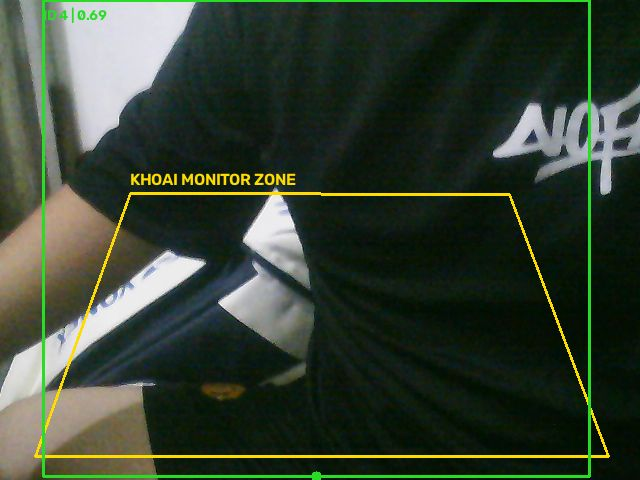
#> input picture data/camera_evidence/2b84868be7a84a4e8908c51c127a1479.jpg, 640 x 480 px
$ python draw_zone.py --image ../data/camera_evidence/2b84868be7a84a4e8908c51c127a1479.jpg
#> lines starting #> are read from the running program, lines starting #| are printed output that depends on the picture
### ai/envfile.py
"""Nạp file .env bằng thư viện chuẩn (không cần python-dotenv).

Trước đây `.env.example` có nhưng KHÔNG có đoạn code nào đọc `.env`, nên đặt
`CAMERA_INDEX=1` trong .env không có tác dụng. Hàm này được gọi trong
`ai/__init__.py` và `backend/__init__.py` để mọi cấu hình có hiệu lực ngay từ đầu.

Biến môi trường đã có sẵn trong shell luôn được ưu tiên hơn giá trị trong .env.
"""
from __future__ import annotations

import os
from pathlib import Path

PROJECT_ROOT = Path(__file__).resolve().parents[1]


# [17 lines left out: function _parse_line, not called in this run]


def load_env_file(path: str | os.PathLike[str] | None = None, override: bool = False) -> list[str]:
    """Đọc file .env; trả về danh sách tên biến đã nạp."""
#> called with override = False
    candidates = [Path(path)] if path else [PROJECT_ROOT / ".env", Path.cwd() / ".env"]
    loaded: list[str] = []
    seen: set[Path] = set()
    for candidate in candidates:
        try:
            candidate = candidate.resolve()
        except OSError:
            continue
        if candidate in seen or not candidate.is_file():
            continue
        seen.add(candidate)
        try:
            text = candidate.read_text(encoding="utf-8-sig")  # utf-8-sig: chịu được BOM của Notepad
        except OSError:
            continue
        for raw in text.splitlines():
            parsed = _parse_line(raw)
            if parsed is None:
                continue
            key, value = parsed
            if override or key not in os.environ:
                os.environ[key] = value
                loaded.append(key)
    return loaded

### ai/person_detector.py
"""KhoAI vision pipeline: camera USB -> YOLO person + ByteTrack -> luật vùng cấm.

Viết lại (v0.3.0). Những lỗi gốc đã sửa:

CAMERA
  * Bản cũ chỉ đọc camera khi có người mở luồng /stream, nhưng giao diện chỉ mở luồng khi
    `usb_available` = True, mà `usb_available` chỉ True sau khi đã đọc camera => vòng lặp chết,
    camera không bao giờ được mở từ dashboard. Giờ có luồng nền tự mở camera (start()).
  * Dò camera tự động (ưu tiên camera USB ngoài), thử nhiều backend, bỏ frame khởi động.
  * 1 luồng đọc camera liên tục (luôn lấy frame mới nhất, không bị trễ) + 1 luồng chạy AI;
    nhiều trình duyệt xem cùng lúc không còn làm AI chạy lặp và rối ID.

VÙNG CẤM
  * Người không có track ID (ByteTrack chưa gán) trước đây bị bỏ qua hoàn toàn -> không báo đỏ.
  * Người đứng sát camera bị cắt chân ở đáy khung: điểm chân = đáy khung hình nằm NGOÀI đa giác
    -> không báo đỏ dù cả người ở trong vùng. Giờ dò thêm phần thân dưới khi chân bị cắt.
  * Vẽ vùng/nhãn lên frame TRƯỚC khi đưa cho YOLO -> đã đổi: AI nhìn frame sạch, vẽ sau.
  * Báo đỏ "chớp tắt" vì bounding box rung: thêm trễ (hysteresis) vào/ra theo số frame.
  * Box nhỏ vô lý (ghế, bóng, vật thể bị nhận nhầm là người) bị lọc theo chiều cao tối thiểu.
  * draw_zone.py vẽ ở độ phân giải gốc của camera còn detector ép 640x480 -> lệch khung nhìn.
    Giờ dùng chung một hàm mở camera và lưu kèm kích thước khung (frame_size) để cảnh báo khi lệch.
  * File zone.json được nạp lại tự động khi thay đổi (bản cũ chỉ đọc lúc khởi động).

Track ID là ID theo dõi tạm thời, không phải danh tính. Gắn thẻ <-> người phải do người vận hành xác nhận.
"""
from __future__ import annotations

import json
import logging
import os
import threading
import time
import uuid
from collections import deque
from datetime import datetime
from pathlib import Path
from typing import Any, Sequence
from zoneinfo import ZoneInfo

import cv2
import numpy as np

from .camera_utils import AUTO, OpenedCamera, open_camera, parse_camera_source

logger = logging.getLogger(__name__)
AI_DIR = Path(__file__).resolve().parent
ZONE_FILE = Path(os.getenv("KHOAI_ZONE_FILE", str(AI_DIR / "zone.json")))
BUSINESS_TZ = ZoneInfo(os.getenv("BUSINESS_TIMEZONE", "Asia/Ho_Chi_Minh"))
DEFAULT_ZONE: tuple[tuple[float, float], ...] = (
    (0.20, 0.40), (0.80, 0.40), (0.95, 0.95), (0.05, 0.95),
)
MAX_EVENTS = 100
EVIDENCE_DIR = Path(os.getenv("KHOAI_CAMERA_EVIDENCE_DIR", str(AI_DIR.parent / "data" / "camera_evidence")))
HEATMAP_WIDTH = 80
HEATMAP_HEIGHT = 60


def _env_float(name: str, default: float, minimum: float = 0.0) -> float:
    try:
        return max(minimum, float(os.getenv(name, str(default))))
    except ValueError:
        return default


def _env_int(name: str, default: int, minimum: int = 0) -> int:
    return int(_env_float(name, default, minimum))


HEATMAP_HALF_LIFE_SECONDS = _env_float("KHOAI_HEATMAP_HALF_LIFE", 45.0, 5.0)
MAX_EVIDENCE_FILES = _env_int("KHOAI_CAMERA_EVIDENCE_MAX_FILES", 500, 50)


DWELL_SECONDS = _env_float("KHOAI_DWELL_SECONDS", 30.0, 1.0)
CONFIDENCE = min(0.95, max(0.1, _env_float("KHOAI_CONFIDENCE", 0.35)))
IMAGE_SIZE = _env_int("KHOAI_IMAGE_SIZE", 640, 320)
FRAME_WIDTH = _env_int("KHOAI_FRAME_WIDTH", 640, 320)
FRAME_HEIGHT = _env_int("KHOAI_FRAME_HEIGHT", 480, 240)
CAMERA_FOURCC = os.getenv("KHOAI_CAMERA_FOURCC", "MJPG").strip().upper() or None
if CAMERA_FOURCC in {"NONE", "OFF", "0"}:
    CAMERA_FOURCC = None
AI_DEVICE = os.getenv("KHOAI_AI_DEVICE", "cpu")
YOLO_WEIGHTS = os.getenv("KHOAI_YOLO_MODEL", "yolov8n.pt")

# Luật xác định "người ở trong vùng"
ZONE_MODE = os.getenv("KHOAI_ZONE_MODE", "foot").strip().lower()  # foot | center | overlap
if ZONE_MODE not in {"foot", "center", "overlap"}:
    ZONE_MODE = "foot"
ZONE_OVERLAP_MIN = min(1.0, _env_float("KHOAI_ZONE_OVERLAP", 0.30))        # chỉ dùng cho mode overlap
TRUNCATED_FALLBACK = os.getenv("KHOAI_TRUNCATED_FALLBACK", "1") != "0"      # xử lý chân bị cắt ở đáy khung
ENTER_FRAMES = _env_int("KHOAI_ENTER_FRAMES", 2, 1)    # số frame liên tiếp "ở trong" để xác nhận vào vùng
EXIT_FRAMES = _env_int("KHOAI_EXIT_FRAMES", 4, 1)      # số frame liên tiếp "ở ngoài" để xác nhận rời vùng
LOST_FRAMES = _env_int("KHOAI_LOST_FRAMES", 20, 1)     # track mất bao nhiêu frame thì coi như đã biến mất
MIN_BOX_HEIGHT_RATIO = _env_float("KHOAI_MIN_BOX_HEIGHT", 0.08)  # lọc box quá nhỏ (tỉ lệ chiều cao khung)
AUTH_TTL_SECONDS = _env_float("KHOAI_AUTH_TTL_SECONDS", 300.0, 5.0)
CAMERA_SCAN_MAX = _env_int("KHOAI_CAMERA_SCAN_MAX", 5, 0)

RED, GREEN, YELLOW = (0, 0, 255), (40, 220, 40), (0, 220, 255)


# --------------------------------------------------------------------------------------
# Vùng cấm: nạp / lưu / kiểm tra
# --------------------------------------------------------------------------------------
def validate_zone(zone: Sequence[tuple[float, float]]) -> None:
    if len(zone) < 3:
        raise ValueError("Vùng giám sát cần ít nhất 3 điểm.")
    if any(not (0.0 <= x <= 1.0 and 0.0 <= y <= 1.0) for x, y in zone):
        raise ValueError("Tọa độ vùng phải nằm trong khoảng 0–1.")
    area = 0.0
    for i, (x1, y1) in enumerate(zone):
        x2, y2 = zone[(i + 1) % len(zone)]
        area += x1 * y2 - x2 * y1
    if abs(area) / 2 < 0.002:
        raise ValueError("Vùng quá nhỏ hoặc các điểm thẳng hàng; hãy chọn lại các điểm.")


def load_zone_file(path: Path | None = None) -> tuple[tuple[tuple[float, float], ...], tuple[int, int] | None]:
    """Trả về (các điểm chuẩn hóa, frame_size lúc vẽ hoặc None)."""
    path = path or ZONE_FILE
    if not path.is_file():
        return DEFAULT_ZONE, None
    try:
        data = json.loads(path.read_text(encoding="utf-8-sig"))
        points = data.get("points", data) if isinstance(data, dict) else data
        zone = tuple((float(p[0]), float(p[1])) for p in points)
        validate_zone(zone)
        size = None
        if isinstance(data, dict) and data.get("frame_size"):
            size = (int(data["frame_size"][0]), int(data["frame_size"][1]))
        return zone, size
    except (OSError, ValueError, TypeError, KeyError, IndexError, json.JSONDecodeError) as exc:
        logger.warning("Không đọc được file vùng %s (%s); dùng vùng mặc định", path, exc)
        return DEFAULT_ZONE, None


# [11 lines left out: function save_zone_file, not called in this run]


def zone_to_pixels(zone: Sequence[tuple[float, float]], width: int, height: int) -> np.ndarray:
    """Chuẩn hóa -> pixel (float32). Cùng công thức (w-1, h-1) với draw_zone.py."""
    return np.asarray([(x * (width - 1), y * (height - 1)) for x, y in zone], dtype=np.float32)


def _inside(poly: np.ndarray, x: float, y: float) -> bool:
    return cv2.pointPolygonTest(poly, (float(x), float(y)), False) >= 0


# [29 lines left out: function is_box_in_zone, not called in this run]


# --------------------------------------------------------------------------------------
# CameraDetector
# --------------------------------------------------------------------------------------
class CameraDetector:
    """Chủ sở hữu duy nhất của camera. Dùng start() để chạy nền; stream/status chỉ đọc kết quả."""

    def __init__(self, camera_index: int | str | None = None,
                 zone: Sequence[tuple[float, float]] | None = None, *, model: Any | None = None) -> None:
        # ---- cấu hình camera ----
        raw_source = os.getenv("CAMERA_INDEX", AUTO) if camera_index is None else camera_index
        self._source_spec: int | str = parse_camera_source(raw_source)
        # ---- vùng ----
        loaded_zone, loaded_size = load_zone_file()
        self.zone: tuple[tuple[float, float], ...] = tuple((float(x), float(y)) for x, y in (zone or loaded_zone))
        validate_zone(self.zone)
        self._zone_frame_size: tuple[int, int] | None = None if zone else loaded_size
        self._zone_mtime = self._file_mtime()
        self._zone_check_at = 0.0
        self._zone_mask_cache: tuple[tuple[int, int, tuple], np.ndarray] | None = None
        # ---- đồng bộ & luồng ----
        self._lock = threading.RLock()                  # bảo vệ trạng thái nghiệp vụ
        self._life_lock = threading.Lock()              # start/stop
        self._stop = threading.Event()
        self._threads: list[threading.Thread] = []
        self._raw_cond = threading.Condition()
        self._raw: np.ndarray | None = None
        self._raw_seq = 0
        self._last_raw_at = float("-inf")
        self._capture_last_tick = 0.0
        self._capture_fps = 0.0
        self._process_latency_ms = 0.0
        self._detection_count = 0
        self._out_cond = threading.Condition()
        self._out_jpeg: bytes | None = None
        self._out_seq = 0
        # ---- model ----
        self._model: Any | None = model
        self._model_error: str | None = None
        self._model_loading = False
        self._tracking_enabled = True
        # ---- trạng thái camera ----
        self._camera_info: OpenedCamera | None = None
        self._camera_error: str | None = None
        self._fps = 0.0
        # ---- trạng thái theo dõi ----
        self._track_state: dict[int, dict[str, int | bool]] = {}
        self._inside_since: dict[int, float] = {}
        self._authorized_tracks: dict[int, dict[str, Any]] = {}
        self._dwell_alerted: set[int] = set()
        self._events: deque[dict[str, Any]] = deque(maxlen=MAX_EVENTS)
        # Heatmap mật độ vị trí người, lưới thấp để nhẹ CPU/RAM; suy giảm theo thời gian.
        self._heatmap = np.zeros((HEATMAP_HEIGHT, HEATMAP_WIDTH), dtype=np.float32)
        self._heatmap_last_tick = time.monotonic()
        self.person_in_zone = False
        self.tracked_person_ids: list[int] = []
        self.last_event: dict[str, Any] | None = None
        self.last_frame_at: str | None = None
        self._zone_warning: str | None = None

    # ---------------------------------------------------------------- vòng đời
    # [34 lines left out: functions start, stop, not called in this run]

    close = stop  # tương thích tên cũ

    @property
    def running(self) -> bool:
        return any(t.is_alive() for t in self._threads)

    # [9 lines left out: function set_camera_source, not called in this run]

    # ---------------------------------------------------------------- vùng cấm
    @staticmethod
    def _file_mtime() -> float | None:
        try:
            return ZONE_FILE.stat().st_mtime
        except OSError:
            return None

    # [52 lines left out: functions _reset_tracking, set_zone, _maybe_reload_zone, _zone_mask, associate_card, not called in this run]

    def revoke_track(self, track_id: int) -> None:
        with self._lock:
            self._authorized_tracks.pop(int(track_id), None)

    def get_events(self, limit: int = 30) -> list[dict[str, Any]]:
        with self._lock:
            return [dict(event) for event in list(self._events)[:max(1, min(limit, MAX_EVENTS))]]

    # [105 lines left out: functions _emit, _attach_evidence, heatmap_jpeg, status, wait_for_frame, not called in this run]

    def latest_jpeg(self) -> bytes | None:
        with self._out_cond:
            return self._out_jpeg

    # [298 lines left out: functions snapshot_jpeg, read_jpeg, _capture_loop, _publish_raw, _load_model, _process_loop and 5 more, not called in this run]


detector = CameraDetector()

### ai/camera_utils.py
"""Mở camera USB ngoài một cách bền vững (Windows / Linux / macOS).

Các lỗi của bản cũ mà module này xử lý:
  * Chỉ thử một index (mặc định 0). Máy laptop có webcam trong -> webcam USB ngoài thường là
    index 1 hoặc 2. Giờ có chế độ `auto` (ưu tiên camera ngoài) và công cụ `python -m ai.list_cameras`.
  * Chỉ thử CAP_DSHOW. Giờ thử lần lượt DSHOW -> MSMF -> mặc định (Windows), V4L2 -> mặc định (Linux).
  * Không bỏ vài frame đầu: nhiều webcam trả frame đen/None ngay sau khi mở -> bị coi là "mất camera".
  * Không yêu cầu MJPG: webcam USB 2.0 ở dạng YUY2 chạy rất chậm/không mở được ở 640x480 trên vài máy.
  * Cho phép đưa URL (RTSP/HTTP) hoặc đường dẫn thiết bị (/dev/video2) thay vì số.
"""
from __future__ import annotations

import logging
import os
import sys
import time
from dataclasses import dataclass
from pathlib import Path
from typing import Any, Iterable

# Phải đặt TRƯỚC khi import cv2: MSMF trên Windows có thể mất hàng chục giây để mở camera nếu bật HW transform.
os.environ.setdefault("OPENCV_VIDEOIO_MSMF_ENABLE_HW_TRANSFORMS", "0")

import cv2  # noqa: E402
import numpy as np  # noqa: E402

logger = logging.getLogger(__name__)
AUTO = "auto"


@dataclass
class OpenedCamera:
    capture: cv2.VideoCapture
    source: int | str
    backend: str
    width: int
    height: int
    first_frame: np.ndarray

    def describe(self) -> str:
        return f"{self.source} ({self.backend}, {self.width}x{self.height})"


def parse_camera_source(value: Any) -> int | str:
    """'auto'/'' -> AUTO, '1' -> 1, 'rtsp://...' hoặc '/dev/video2' -> chuỗi nguyên bản."""
    if value is None:
        return AUTO
    if isinstance(value, bool):
        return AUTO
    if isinstance(value, int):
        return max(0, value)
    text = str(value).strip().strip('"').strip("'")
    if text == "" or text.lower() in {AUTO, "usb", "external"}:
        return AUTO
    if text.isdigit():
        return int(text)
    return text


# [128 lines left out: functions _backends, _read_valid_frame, _try_open, _scan_order, open_camera, list_cameras, not called in this run]

### ai/draw_zone.py
"""Vẽ vùng cấm bằng chuột và lưu vào ai/zone.json (tọa độ chuẩn hóa 0–1 + kích thước khung).

Ba cách chạy:
  1) Mở camera trực tiếp (phải TẮT server trước):
        python -m ai.draw_zone
  2) Lấy ảnh từ server đang chạy rồi gửi vùng lên server (KHÔNG cần tắt server, khung nhìn khớp 100%):
        python -m ai.draw_zone --server http://127.0.0.1:3000
  3) Vẽ trên một ảnh có sẵn:
        python -m ai.draw_zone --image anh_kho.jpg

Phím: chuột trái = thêm điểm | U = bỏ điểm cuối | C = xóa hết | S = lưu | Q/Esc = thoát.
Mẹo: vẽ vùng theo MẶT SÀN (nơi chân người chạm đất), không vẽ theo chiều cao người.
"""
from __future__ import annotations

import argparse
import json
import sys
import urllib.error
import urllib.request
from pathlib import Path

ROOT = Path(__file__).resolve().parents[1]
if str(ROOT) not in sys.path:
    sys.path.insert(0, str(ROOT))

import cv2  # noqa: E402
import numpy as np  # noqa: E402

from ai.camera_utils import open_camera, parse_camera_source  # noqa: E402
from ai.person_detector import (FRAME_HEIGHT, FRAME_WIDTH, CAMERA_FOURCC, ZONE_FILE, load_zone_file,  # noqa: E402
                                save_zone_file, validate_zone)

WINDOW = "KhoAI - Ve vung cam"
points: list[tuple[int, int]] = []


def on_mouse(event, x, y, flags, param):
    if event == cv2.EVENT_LBUTTONDOWN:
        points.append((x, y))


# [15 lines left out: functions fetch_snapshot, push_zone, not called in this run]


def main() -> None:
    parser = argparse.ArgumentParser(description="Vẽ vùng cấm KhoAI")
    parser.add_argument("--server", help="URL server đang chạy, ví dụ http://127.0.0.1:3000")
    parser.add_argument("--image", help="vẽ trên ảnh có sẵn thay vì camera")
    parser.add_argument("--camera", help="index/URL camera (mặc định lấy từ CAMERA_INDEX, auto nếu không đặt)")
    args = parser.parse_args()

    import os
    cam = None
    static_frame: np.ndarray | None = None
    if args.image:
        static_frame = cv2.imread(args.image)
#> static_frame is the input picture: shape (480, 640, 3); mean B, G, R 49.5, 64.5, 53.3
        if static_frame is None:
            raise SystemExit(f"Không đọc được ảnh {args.image}")
    elif not args.server:
        source = parse_camera_source(args.camera if args.camera is not None else os.getenv("CAMERA_INDEX", "auto"))
        cam = open_camera(source, width=FRAME_WIDTH, height=FRAME_HEIGHT, fourcc=CAMERA_FOURCC)
        if cam is None:
            raise SystemExit("Không mở được camera. Tắt server KhoAI (nếu đang chạy), chạy `python -m ai.list_cameras` "
                             "để tìm index đúng, hoặc dùng --server để lấy ảnh từ server đang chạy.")
        print(f"Đã mở camera {cam.describe()}")

    saved_zone, _ = load_zone_file()
    cv2.namedWindow(WINDOW)
    cv2.setMouseCallback(WINDOW, on_mouse)
    frame = static_frame
    tick = 0
    try:
        while True:
            if cam is not None:
                ok, f = cam.capture.read()
                if ok and f is not None:
                    frame = f
            elif args.server:
                if tick % 6 == 0:  # ~ mỗi 0,3 giây
                    f = fetch_snapshot(args.server)
                    if f is not None:
                        frame = f
                tick += 1
            if frame is None:
                blank = np.zeros((240, 640, 3), np.uint8)
                cv2.putText(blank, "Dang cho anh tu camera/server...", (20, 120), cv2.FONT_HERSHEY_SIMPLEX, 0.7,
                            (255, 255, 255), 2)
                cv2.imshow(WINDOW, blank)
                if cv2.waitKey(100) & 0xFF in (ord("q"), 27):
                    break
                continue
            h, w = frame.shape[:2]
#> h = 480; w = 640
            preview = frame.copy()
            old = np.asarray([(round(x * (w - 1)), round(y * (h - 1))) for x, y in saved_zone], np.int32)
            cv2.polylines(preview, [old.reshape(-1, 1, 2)], True, (160, 160, 160), 1)  # vùng đã lưu (xám mảnh)
            for p in points:
                cv2.circle(preview, p, 5, (0, 255, 255), -1)
            if len(points) >= 2:
                cv2.polylines(preview, [np.asarray(points, np.int32).reshape(-1, 1, 2)], len(points) >= 3,
                              (0, 0, 255) if len(points) >= 3 else (0, 255, 255), 2)
            cv2.putText(preview, f"{w}x{h} | {len(points)} diem | Click | U undo | C clear | S save | Q quit",
                        (10, 24), cv2.FONT_HERSHEY_SIMPLEX, 0.55, (255, 255, 255), 2, cv2.LINE_AA)
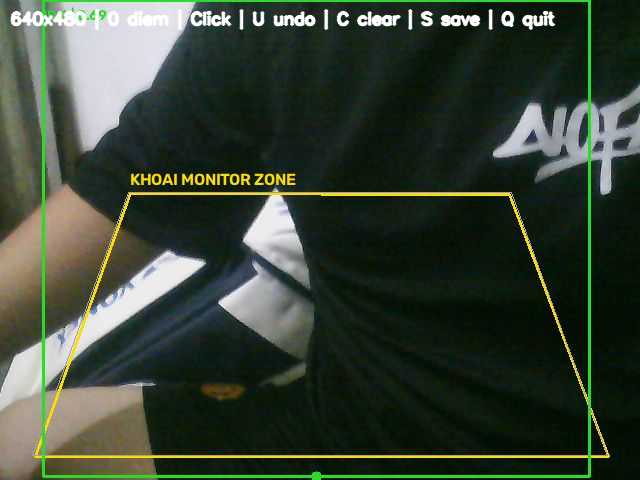
#> preview: shape (480, 640, 3); mean B, G, R 52.2, 66.5, 55.5
            cv2.imshow(WINDOW, preview)
            key = cv2.waitKey(30 if args.server else 1) & 0xFF
#> (key q is pressed here)
            if key == ord("u") and points:
                points.pop()
            elif key == ord("c"):
                points.clear()
                print("Đã xóa các điểm; vẽ lại vùng.")
            elif key in (ord("q"), 27):
                break
            elif key == ord("s"):
                if len(points) < 3:
                    print("Cần ít nhất 3 điểm để tạo vùng.")
                    continue
                normalized = [[round(x / (w - 1), 6), round(y / (h - 1), 6)] for x, y in points]
                try:
                    validate_zone([(x, y) for x, y in normalized])
                except ValueError as exc:
                    print(f"Vùng không hợp lệ: {exc}")
                    continue
                if args.server:
                    try:
                        push_zone(args.server, normalized, (w, h))
                        print(f"Đã gửi vùng lên server {args.server} (và lưu vào {ZONE_FILE}).")
                    except (urllib.error.URLError, OSError) as exc:
                        print(f"Không gửi được lên server: {exc}")
                        continue
                else:
                    save_zone_file([(x, y) for x, y in normalized], (w, h))
                    print(f"Đã lưu vùng giám sát: {ZONE_FILE} (khung {w}x{h}). Server đang chạy sẽ tự nạp lại.")
                break
    finally:
        if cam is not None:
            cam.capture.release()
        cv2.destroyAllWindows()


if __name__ == "__main__":
    main()

$ run again, on data/camera_evidence/4be0fdf26bd24717bfea716f39b3a16f.jpg
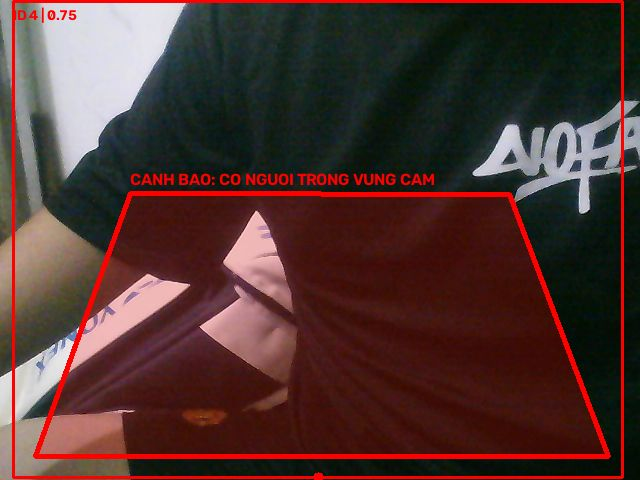
#> input picture data/camera_evidence/4be0fdf26bd24717bfea716f39b3a16f.jpg, 640 x 480 px
#> in main, static_frame is the input picture: shape (480, 640, 3); mean B, G, R 48, 51.7, 78.9
#> in main, `cv2.putText(preview, f"{w}x{h} | {len(points)} diem | Click | U undo |..`:
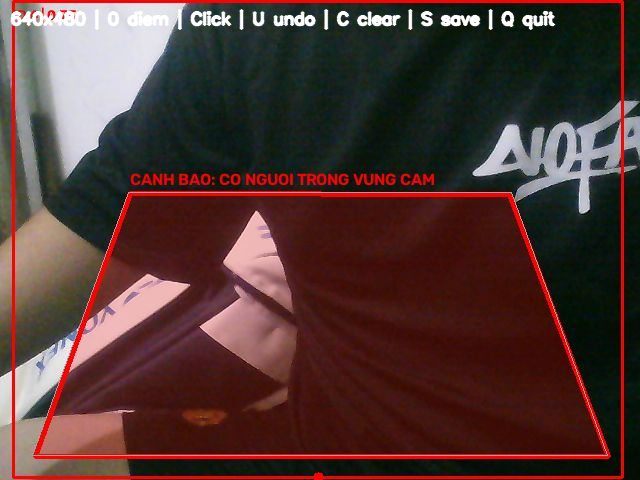
#> preview: shape (480, 640, 3); mean B, G, R 50.9, 54.5, 80.7

$ run again, on data/camera_evidence/59f09bda8f2344d1b31dc4a7bed0d206.jpg
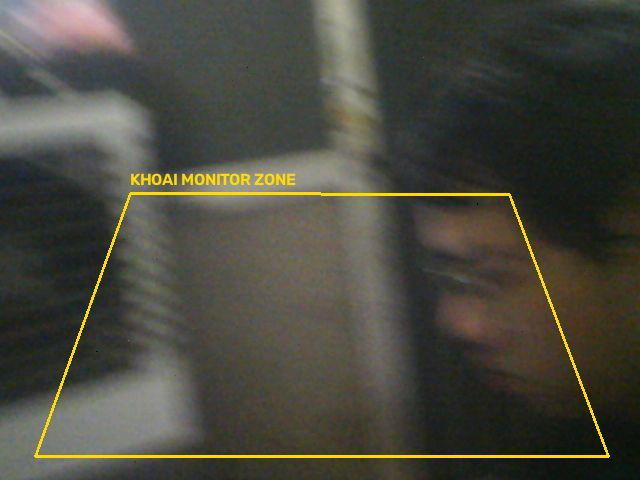
#> input picture data/camera_evidence/59f09bda8f2344d1b31dc4a7bed0d206.jpg, 640 x 480 px
#> in main, static_frame is the input picture: shape (480, 640, 3); mean B, G, R 61.9, 72.5, 73.3
#> in main, `cv2.putText(preview, f"{w}x{h} | {len(points)} diem | Click | U undo |..`:
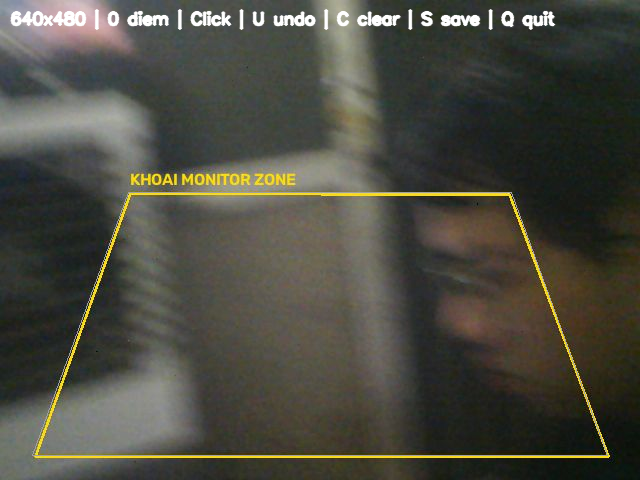
#> preview: shape (480, 640, 3); mean B, G, R 64.4, 74.5, 75.2
